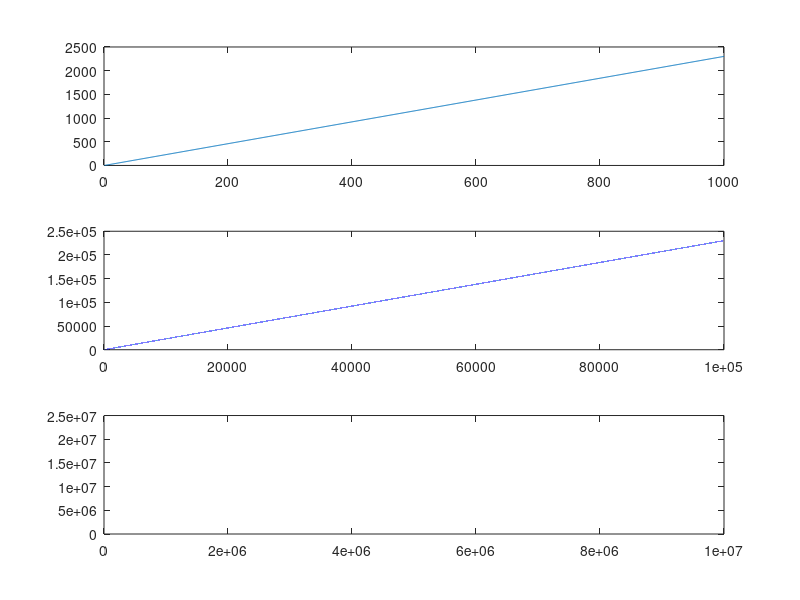

The MATLAB script that drew this image:
% Given word w and class C
% y(w, C) = 1./log10(t/x);
% t is the total occurrences of the word w in all classes
% x is the occuurence count of w for class C
% y is the feature value calculated for the word w for a particular class C

t = 1:1000;
y = 1./log10(t./(t-1));
subplot(311), plot(t,y);

t = 1:100000;
y = 1./log10(t./(t-1));
subplot(312), plot(t,y);

t = 1:10000000;
y = 1./log10(t./(t-1));
subplot(313), plot(t,y);